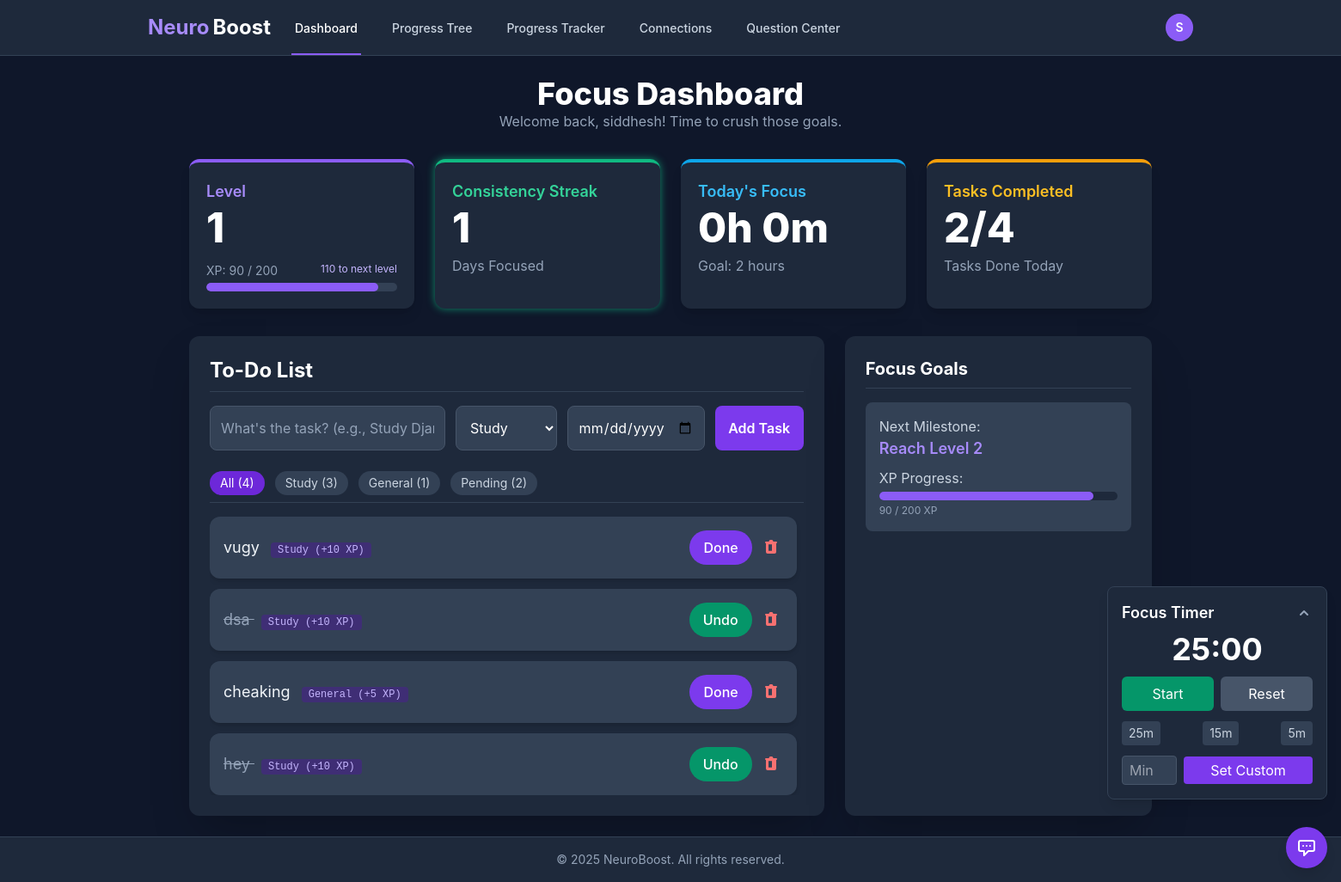
The app's page / (signed in), older data.
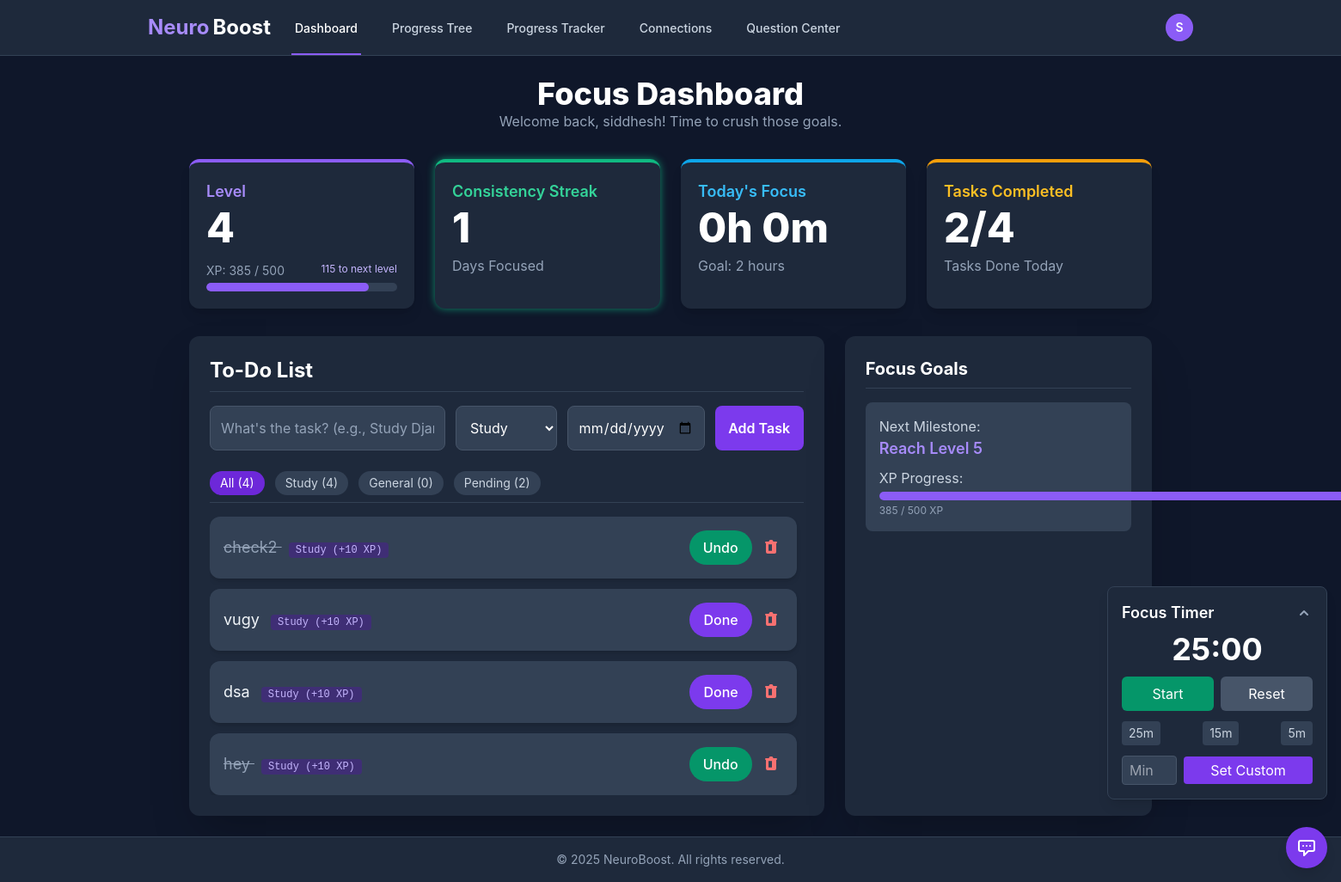
The same page, newer data.
### NeuroBoostApp/models.py (models this page shows, shortened)
class UserProfile(models.Model):
    user = models.OneToOneField(User, on_delete=models.CASCADE)
    xp = models.IntegerField(default=0)
    level = models.IntegerField(default=1)
    current_streak = models.IntegerField(default=0)
    last_task_completed = models.DateField(null=True, blank=True)
    avatar = models.ImageField(upload_to='avatars/', null=True, blank=True)
    bio = models.TextField(max_length=500, blank=True)
    is_student = models.BooleanField(default=True)
    total_focus_time = models.IntegerField(default=0)  # Total minutes spent in focus sessions

class Task(models.Model):
    user = models.ForeignKey(User, on_delete=models.CASCADE)
    title = models.CharField(max_length=200)
    CATEGORY_CHOICES = [
        ('Study', 'Study'),
        ('General', 'General'),
    ]
    category = models.CharField(max_length=50, choices=CATEGORY_CHOICES, default='General')
    description = models.TextField(null=True, blank=True)
    completed = models.BooleanField(default=False)
    created_at = models.DateTimeField(auto_now_add=True)
    deadline = models.DateTimeField(null=True, blank=True)
    xp_points = models.IntegerField(default=0)

### NeuroBoostApp/views.py (the view, shortened to what this page needs)
# urls.py: path('', views.home, name='home'),
@login_required(login_url='login')
def home(request):
    user = request.user
    try:
        user_profile = user.userprofile
    except ObjectDoesNotExist:
        user_profile = UserProfile.objects.create(user=user)
    tasks = Task.objects.filter(user=user).order_by('-created_at')
    total_tasks_count = tasks.count()
    completed_tasks_count = tasks.filter(completed=True).count()
    incomplete_tasks_count = total_tasks_count - completed_tasks_count
    study_tasks_count = tasks.filter(category='Study').count()
    general_tasks_count = tasks.filter(category='General').count()
    xp_to_next_level = (user_profile.level * 100) - user_profile.xp
    recent_focus_sessions = FocusSession.objects.filter(user=user).order_by('-created_at')[:5]
    today = timezone.now().date()
    today_start = timezone.make_aware(datetime.combine(today, datetime.min.time()))
    today_end = timezone.make_aware(datetime.combine(today, datetime.max.time()))
    today_focus_sessions = FocusSession.objects.filter(
        user=user,
        start_time__gte=today_start,
        end_time__lte=today_end
    )
    total_focus_time_today = today_focus_sessions.aggregate(Sum('duration_minutes'))['duration_minutes__sum'] or 0
    total_focus_time_today_str = f"{total_focus_time_today // 60}h {total_focus_time_today % 60}m"
    motivational_content = MotivationalContent.objects.order_by('?').first()
    context = {
        'tasks': tasks,
        'user_profile': user_profile,  # Pass profile data to the template
        'xp_to_next_level': xp_to_next_level,
        'Task_CATEGORY_CHOICES': Task.CATEGORY_CHOICES,  # Pass category choices for the form
        'recent_focus_sessions': recent_focus_sessions,
        'motivational_content': motivational_content,
        'page': 'dashboard',
        'total_tasks_count': total_tasks_count,
        'completed_tasks_count': completed_tasks_count,
        'incomplete_tasks_count': incomplete_tasks_count,
        'study_tasks_count': study_tasks_count,
        'general_tasks_count': general_tasks_count,
        'total_focus_time_today': total_focus_time_today_str
    }
    return render(request, 'NeuroBoostApp/home.html', context)

### NeuroBoostApp/templates/NeuroBoostApp/home.html (shortened to what the changed rows need)
{% extends "NeuroBoostApp/base.html" %}
{% block content %}
<div class="max-w-6xl mx-auto px-4">
    <header class="mb-8 text-center">
        <h1 class="text-4xl font-extrabold text-white">Focus Dashboard</h1>
    </header>
    {% if user_profile %}
    <section class="grid grid-cols-1 sm:grid-cols-2 lg:grid-cols-4 gap-6 mb-8">
        <div class="bg-slate-800 p-5 rounded-xl shadow-lg border-t-4 border-violet-500">
            <h2 class="text-lg font-semibold text-violet-400">Level</h2>
            <p id="current-level" class="text-5xl font-extrabold text-white mt-1">{{ user_profile.level }}</p>
            <div class="mt-4">
                <div class="flex justify-between text-sm text-slate-400">
                    <span>XP: <span id="current-xp">{{ user_profile.xp }}</span> /
                        {{ user_profile.level|add:1|default:1 }}00</span>
                    <span id="xp-needed" class="text-xs text-violet-300">{{ xp_to_next_level }} to next level</span>
                </div>
                {% with progress_percent=user_profile.xp|stringformat:"d"|slice:"-2:"|default:"0" %}
                <div class="w-full bg-slate-700 rounded-full h-2.5 mt-1 xp-progress-container relative">
                    <div id="xp-bar"
                        class="bg-violet-500 h-2.5 rounded-full transition-all duration-500 absolute top-0 left-0"
                        style="width: {{ progress_percent }}%; max-width: 100%;">
                    </div>
                </div>
                {% endwith %}
            </div>
        </div>
        <div id="streak-card"
            class="bg-slate-800 p-5 rounded-xl shadow-lg border-t-4 border-emerald-500 {% if user_profile.current_streak > 0 %}glowing-streak{% endif %}">
            <h2 class="text-lg font-semibold text-emerald-400">Consistency Streak</h2>
            <p id="current-streak" class="text-5xl font-extrabold text-white mt-1">{{ user_profile.current_streak }}</p>
            <p class="text-slate-400 mt-2">Days Focused</p>
        </div>
        <div class="bg-slate-800 p-5 rounded-xl shadow-lg border-t-4 border-sky-500">
            <h2 class="text-lg font-semibold text-sky-400">Today's Focus</h2>
            <p id="daily-focus" class="text-5xl font-extrabold text-white mt-1">
                {{ total_focus_time_today|default:"0h 0m" }}
            </p>
            <p class="text-slate-400 mt-2">Goal: 2 hours</p>
        </div>
        <div class="bg-slate-800 p-5 rounded-xl shadow-lg border-t-4 border-amber-500">
            <h2 class="text-lg font-semibold text-amber-400">Tasks Completed</h2>
            <p id="tasks-completed" class="text-5xl font-extrabold text-white mt-1">
                {{ completed_tasks_count|default:0 }}/{{ total_tasks_count|default:0 }}
            </p>
            <p class="text-slate-400 mt-2">Tasks Done Today</p>
        </div>
    </section>
    {% endif %}
    <section class="grid grid-cols-1 lg:grid-cols-3 gap-6">
        <div class="lg:col-span-2 bg-slate-800 p-6 rounded-xl shadow-2xl">
            <h2 class="text-2xl font-bold text-white mb-4 border-b border-slate-700 pb-2">To-Do List</h2>
            <div class="flex space-x-3 mb-4 text-sm border-b border-slate-700 pb-2">
                <a href="?filter=all" class="py-1 px-3 rounded-full bg-violet-700 text-white">All
                    ({{ total_tasks_count|default:0 }})</a>
                <a href="?filter=study"
                    class="py-1 px-3 rounded-full bg-slate-700 hover:bg-slate-600 text-slate-300">Study
                    ({{ study_tasks_count|default:0 }})</a>
                <a href="?filter=general"
                    class="py-1 px-3 rounded-full bg-slate-700 hover:bg-slate-600 text-slate-300">General
                    ({{ general_tasks_count|default:0 }})</a>
                <a href="?filter=pending"
                    class="py-1 px-3 rounded-full bg-slate-700 hover:bg-slate-600 text-slate-300">Pending
                    ({{ incomplete_tasks_count|default:0 }})</a>
            </div>
            <div id="task-list" class="space-y-3 max-h-96 overflow-y-auto pr-2">
                {% for task in tasks %}
                <div
                    class="flex items-center justify-between bg-slate-700 p-4 rounded-xl shadow-md transition-all duration-300 hover:shadow-xl hover:bg-slate-600">
                    <div class="flex-grow">
                        <span class="text-lg {% if task.completed %}completed{% endif %}">
                            {{ task.title }}
                        </span>
                        <span class="text-xs font-mono py-0.5 px-2 ml-2 rounded text-violet-300 bg-violet-900/50">
                            {{ task.category }} (+{{ task.xp_points }} XP)
                        </span>
                    </div>
                    <div class="ml-4 flex items-center space-x-2">
                        <button type="button"
                            onclick="toggleTask({{ task.id }}, {{ task.completed|yesno:"true,false" }})" class="text-white font-medium py-2 px-4 rounded-full transition-colors duration-300
                            {% if task.completed %}
                                bg-emerald-600 hover:bg-emerald-700
                            {% else %}
                                bg-violet-600 hover:bg-violet-700
                            {% endif %}
                            ">
                            {% if task.completed %}
                            Undo
                            {% else %}
                            Done
                            {% endif %}
                        </button>
                    </div>
                    <form method="POST" action="{% url 'delete_task' task.id %}" onsubmit="return confirmDeletion()">
                        <button type="submit"
                            class="text-red-400 hover:text-red-500 transition duration-150 p-1 rounded-full ml-2">
                        </button>
                    </form>
                </div>
                {% empty %}
                <p class="text-center text-gray-500 italic p-4">You're all caught up! Add a new task above.</p>
                {% endfor %}
            </div>
        </div>
        <div class="lg:col-span-1 bg-slate-800 p-6 rounded-xl shadow-2xl">
            <h2 class="text-xl font-bold text-white mb-4 border-b border-slate-700 pb-2">Focus Goals</h2>
            <div class="bg-slate-700 p-4 rounded-lg">
                <p class="text-slate-300">Next Milestone:</p>
                <p class="text-lg font-semibold text-violet-400">Reach Level {{ user_profile.level|add:1 }}</p>
                <p class="text-slate-300 mt-2">XP Progress:</p>
                <div class="w-full bg-slate-800 rounded-full h-2.5 mt-1">
                    <div class="bg-violet-500 h-2.5 rounded-full"
                        style="width: {{ user_profile.xp|floatformat:0|default:0 }}%">
                    </div>
                </div>
                <p class="text-xs text-slate-400 mt-1">{{ user_profile.xp }} / {{ user_profile.level|add:1 }}00 XP</p>
            </div>
        </div>
    </section>
</div>
{% endblock %}

Row changes from the older to the newer data that the page shows:
removed Task: title "cheaking", category "General", xp_points "5", completed "Done"
changed UserProfile: level "1" → "4"; xp "90" → "385"; level|add "2" → "5"
added Task: title "check2", category "Study", xp_points "10", completed "Undo"
changed Task "dsa": completed "Undo" → "Done"
Text that changed along with them:
text written by a page script: "110 to next level" → "115 to next level"
{{ progress_percent }}: 90 → 85 (drawn)
{{ study_tasks_count|default:0 }}: "3" → "4"
{{ general_tasks_count|default:0 }}: "1" → "0"
